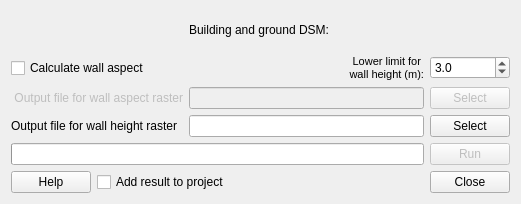
<?xml version="1.0" encoding="UTF-8"?>
<ui version="4.0">
 <class>WallHeightDialogBase</class>
 <widget class="QDialog" name="WallHeightDialogBase">
  <property name="geometry">
   <rect>
    <x>0</x>
    <y>0</y>
    <width>495</width>
    <height>204</height>
   </rect>
  </property>
  <property name="windowTitle">
   <string>Wall Height</string>
  </property>
  <layout class="QGridLayout" name="gridLayout">
   <item row="4" column="5">
    <widget class="QPushButton" name="pushButtonSaveAspect">
     <property name="enabled">
      <bool>false</bool>
     </property>
     <property name="text">
      <string>Select</string>
     </property>
    </widget>
   </item>
   <item row="5" column="3" colspan="2">
    <widget class="QLineEdit" name="textOutputHeight"/>
   </item>
   <item row="5" column="5">
    <widget class="QPushButton" name="pushButtonSaveHeight">
     <property name="text">
      <string>Select</string>
     </property>
    </widget>
   </item>
   <item row="4" column="3" colspan="2">
    <widget class="QLineEdit" name="textOutputAspect">
     <property name="enabled">
      <bool>false</bool>
     </property>
    </widget>
   </item>
   <item row="5" column="0" colspan="2">
    <widget class="QLabel" name="label_2">
     <property name="text">
      <string>Output file for wall height raster</string>
     </property>
     <property name="alignment">
      <set>Qt::AlignRight|Qt::AlignTrailing|Qt::AlignVCenter</set>
     </property>
    </widget>
   </item>
   <item row="4" column="0" colspan="3">
    <widget class="QLabel" name="label_3">
     <property name="enabled">
      <bool>false</bool>
     </property>
     <property name="text">
      <string>Output file for wall aspect raster</string>
     </property>
     <property name="alignment">
      <set>Qt::AlignRight|Qt::AlignTrailing|Qt::AlignVCenter</set>
     </property>
    </widget>
   </item>
   <item row="3" column="0" colspan="2">
    <widget class="QCheckBox" name="checkBoxAspect">
     <property name="enabled">
      <bool>true</bool>
     </property>
     <property name="toolTip">
      <string>&lt;html&gt;&lt;head/&gt;&lt;body&gt;&lt;p&gt;Tick this box if you want to include estimation and output of a wall aspect grid. This calculation is computational intensive and will make your computer work for a while (depending on the size of the input DSM). &lt;/p&gt;&lt;/body&gt;&lt;/html&gt;</string>
     </property>
     <property name="text">
      <string>Calculate wall aspect</string>
     </property>
    </widget>
   </item>
   <item row="3" column="4">
    <widget class="QLabel" name="label_5">
     <property name="text">
      <string>&lt;!DOCTYPE HTML PUBLIC &quot;-//W3C//DTD HTML 4.0//EN&quot; &quot;http://www.w3.org/TR/REC-html40/strict.dtd&quot;&gt;
&lt;html&gt;&lt;head&gt;&lt;meta name=&quot;qrichtext&quot; content=&quot;1&quot; /&gt;&lt;style type=&quot;text/css&quot;&gt;
p, li { white-space: pre-wrap; }
&lt;/style&gt;&lt;/head&gt;&lt;body style=&quot; font-family:'MS Shell Dlg 2'; font-size:8pt; font-weight:400; font-style:normal;&quot;&gt;
&lt;p style=&quot; margin-top:0px; margin-bottom:0px; margin-left:0px; margin-right:0px; -qt-block-indent:0; text-indent:0px;&quot;&gt;Lower limit for &lt;/p&gt;
&lt;p style=&quot; margin-top:0px; margin-bottom:0px; margin-left:0px; margin-right:0px; -qt-block-indent:0; text-indent:0px;&quot;&gt;wall height (m):&lt;/p&gt;&lt;/body&gt;&lt;/html&gt;</string>
     </property>
     <property name="alignment">
      <set>Qt::AlignRight|Qt::AlignTrailing|Qt::AlignVCenter</set>
     </property>
    </widget>
   </item>
   <item row="3" column="5">
    <widget class="QDoubleSpinBox" name="doubleSpinBoxHeight">
     <property name="toolTip">
      <string>This limit gives the lowest height of a building wall.</string>
     </property>
     <property name="decimals">
      <number>1</number>
     </property>
     <property name="singleStep">
      <double>0.100000000000000</double>
     </property>
     <property name="value">
      <double>3.000000000000000</double>
     </property>
    </widget>
   </item>
   <item row="6" column="5">
    <widget class="QPushButton" name="runButton">
     <property name="enabled">
      <bool>false</bool>
     </property>
     <property name="cursor">
      <cursorShape>ArrowCursor</cursorShape>
     </property>
     <property name="text">
      <string>Run</string>
     </property>
    </widget>
   </item>
   <item row="7" column="0">
    <widget class="QPushButton" name="pushButtonHelp">
     <property name="text">
      <string>Help</string>
     </property>
    </widget>
   </item>
   <item row="7" column="1" colspan="3">
    <widget class="QCheckBox" name="checkBoxIntoCanvas">
     <property name="enabled">
      <bool>true</bool>
     </property>
     <property name="text">
      <string>Add result to project</string>
     </property>
    </widget>
   </item>
   <item row="7" column="4">
    <spacer name="horizontalSpacer">
     <property name="orientation">
      <enum>Qt::Horizontal</enum>
     </property>
     <property name="sizeHint" stdset="0">
      <size>
       <width>40</width>
       <height>20</height>
      </size>
     </property>
    </spacer>
   </item>
   <item row="7" column="5">
    <widget class="QPushButton" name="pushButton">
     <property name="text">
      <string>Close</string>
     </property>
    </widget>
   </item>
   <item row="2" column="4" colspan="2">
    <widget class="QWidget" name="widgetDSM" native="true">
     <property name="minimumSize">
      <size>
       <width>175</width>
       <height>30</height>
      </size>
     </property>
     <property name="layoutDirection">
      <enum>Qt::LeftToRight</enum>
     </property>
     <layout class="QGridLayout" name="gridLayout_2"/>
    </widget>
   </item>
   <item row="2" column="3">
    <widget class="QLabel" name="label">
     <property name="text">
      <string>Building and ground DSM:</string>
     </property>
     <property name="alignment">
      <set>Qt::AlignRight|Qt::AlignTrailing|Qt::AlignVCenter</set>
     </property>
    </widget>
   </item>
   <item row="6" column="0" colspan="5">
    <widget class="QProgressBar" name="progressBar">
     <property name="value">
      <number>0</number>
     </property>
     <property name="textVisible">
      <bool>false</bool>
     </property>
    </widget>
   </item>
  </layout>
 </widget>
 <resources/>
 <connections>
  <connection>
   <sender>checkBoxAspect</sender>
   <signal>toggled(bool)</signal>
   <receiver>textOutputAspect</receiver>
   <slot>setEnabled(bool)</slot>
   <hints>
    <hint type="sourcelabel">
     <x>85</x>
     <y>56</y>
    </hint>
    <hint type="destinationlabel">
     <x>325</x>
     <y>88</y>
    </hint>
   </hints>
  </connection>
  <connection>
   <sender>checkBoxAspect</sender>
   <signal>toggled(bool)</signal>
   <receiver>label_3</receiver>
   <slot>setEnabled(bool)</slot>
   <hints>
    <hint type="sourcelabel">
     <x>12</x>
     <y>49</y>
    </hint>
    <hint type="destinationlabel">
     <x>112</x>
     <y>85</y>
    </hint>
   </hints>
  </connection>
  <connection>
   <sender>checkBoxAspect</sender>
   <signal>toggled(bool)</signal>
   <receiver>pushButtonSaveAspect</receiver>
   <slot>setEnabled(bool)</slot>
   <hints>
    <hint type="sourcelabel">
     <x>18</x>
     <y>55</y>
    </hint>
    <hint type="destinationlabel">
     <x>452</x>
     <y>79</y>
    </hint>
   </hints>
  </connection>
  <connection>
   <sender>pushButton</sender>
   <signal>clicked()</signal>
   <receiver>WallHeightDialogBase</receiver>
   <slot>accept()</slot>
   <hints>
    <hint type="sourcelabel">
     <x>451</x>
     <y>179</y>
    </hint>
    <hint type="destinationlabel">
     <x>247</x>
     <y>98</y>
    </hint>
   </hints>
  </connection>
 </connections>
</ui>
